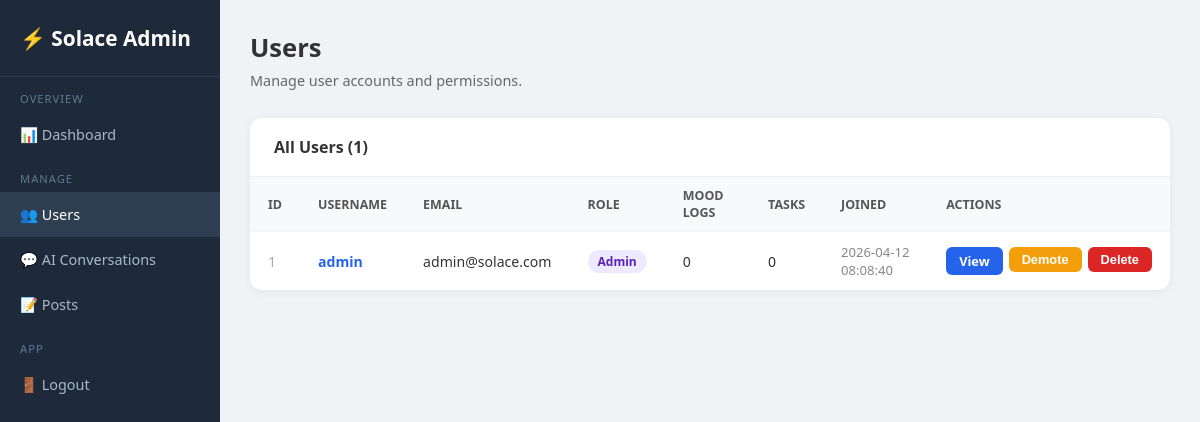
/admin/users (signed in), run on an earlier commit of the app's database.
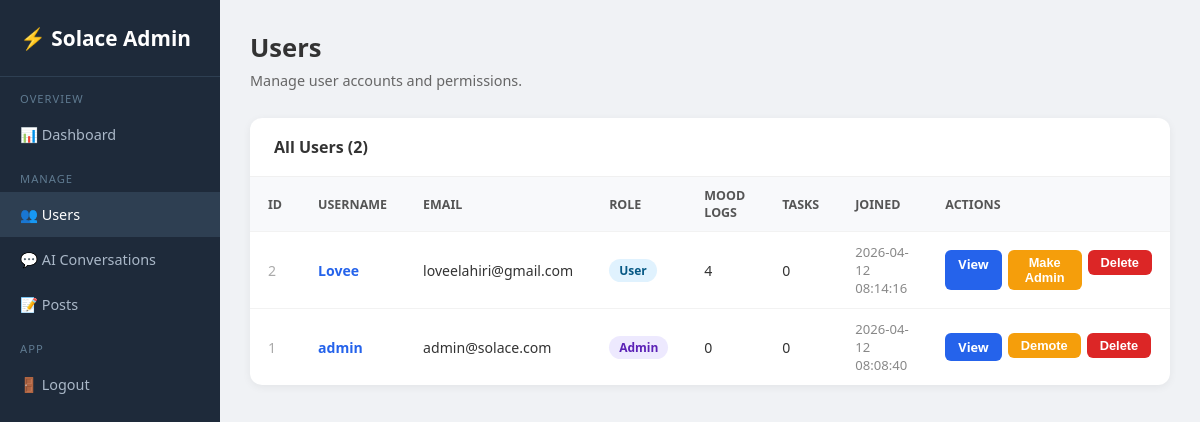
And on a later commit of the database.
### tables this page shows
CREATE TABLE users (
                id         INTEGER PRIMARY KEY AUTOINCREMENT,
                username   TEXT UNIQUE NOT NULL,
                email      TEXT NOT NULL,
                password   TEXT NOT NULL,
                is_admin   INTEGER DEFAULT 0,
                created_at DATETIME DEFAULT CURRENT_TIMESTAMP
            );

### app.py (the view)
@app.route("/admin/users")
@admin_required
def admin_users() -> Any:
    with get_db() as conn:
        users = conn.execute("""
            SELECT u.id, u.username, u.email, u.is_admin, u.created_at,
                   COUNT(DISTINCT ml.id) AS mood_count,
                   COUNT(DISTINCT j.id)  AS journal_count,
                   COUNT(DISTINCT t.id)  AS task_count
            FROM users u
            LEFT JOIN mood_logs ml ON ml.user_id=u.id
            LEFT JOIN journals j   ON j.user_id=u.id
            LEFT JOIN tasks t      ON t.user_id=u.id
            GROUP BY u.id ORDER BY u.created_at DESC
        """).fetchall()
    return render_template("admin/users.html", users=users)

### app.py (called while the page is built)
def get_db() -> sqlite3.Connection:
    conn = sqlite3.connect("database.db")
    conn.row_factory = sqlite3.Row
    return conn

def admin_required(f: Any) -> Any:
    @wraps(f)
    def dec(*args: Any, **kwargs: Any) -> Any:
        if "user_id" not in session or not session.get("is_admin"):
            flash("Admin access required.")
            return redirect(url_for("login_page"))
        return f(*args, **kwargs)
    return dec

### templates/admin/users.html (shortened to what this page needs)
<!DOCTYPE html>
<html lang="en">
<head>
</head>
<body>
<div class="sidebar">
  <div class="logo">⚡ Solace Admin</div>
  <nav>
        <div class="section-label">Overview</div>
    <a href="/admin">📊 Dashboard</a>
    <div class="section-label">Manage</div>
    <a href="/admin/users" class="active">👥 Users</a>
    <a href="/admin/chats">💬 AI Conversations</a>
    <a href="/admin/posts">📝 Posts</a>
    <div class="section-label">App</div>
    <a href="/logout">🚪 Logout</a>
  </nav>
</div>
<div class="main">
  <div class="page-title">Users</div>
  <div class="page-sub">Manage user accounts and permissions.</div>
  <div class="card">
    <div class="card-header">All Users ({{ users|length }})</div>
    <table>
      <thead>
        <tr>
          <th>ID</th><th>Username</th><th>Email</th><th>Role</th>
          <th>Mood Logs</th><th>Tasks</th><th>Joined</th><th>Actions</th>
        </tr>
      </thead>
      <tbody>
        {% for u in users %}
        <tr>
          <td style="color:#aaa">{{ u.id }}</td>
          <td><a href="/admin/users/{{ u.id }}" style="color:#2563eb;text-decoration:none;font-weight:600">{{ u.username }}</a></td>
          <td>{{ u.email }}</td>
          <td><span class="badge {{ 'admin' if u.is_admin else 'user' }}">{{ 'Admin' if u.is_admin else 'User' }}</span></td>
          <td>{{ u.mood_count }}</td>
          <td>{{ u.task_count }}</td>
          <td style="color:#888;font-size:0.82rem">{{ u.created_at }}</td>
          <td>
            <div class="actions">
              <a href="/admin/users/{{ u.id }}" class="btn btn-blue">View</a>
              <form method="POST" action="/admin/users/{{ u.id }}/toggle-admin" style="display:inline">
                <button type="submit" class="btn btn-yellow">
                  {{ 'Demote' if u.is_admin else 'Make Admin' }}
                </button>
              </form>
              <form method="POST" action="/admin/users/{{ u.id }}/delete" style="display:inline"
                    onsubmit="return confirm('Delete {{ u.username }}? This cannot be undone.')">
                <button type="submit" class="btn btn-red">Delete</button>
              </form>
            </div>
          </td>
        </tr>
        {% endfor %}
      </tbody>
    </table>
  </div>
</div>
</body>
</html>

What changed in the data, as far as the page shows it:
added users: id "2", username "Lovee", email "loveelahiri@gmail.com", is_admin "User", mood_count "4", task_count "0", created_at "2026-04-12 08:14:16", is_admin "Make Admin"
Also different on the page:
{{ users|length }}: "1" → "2"
